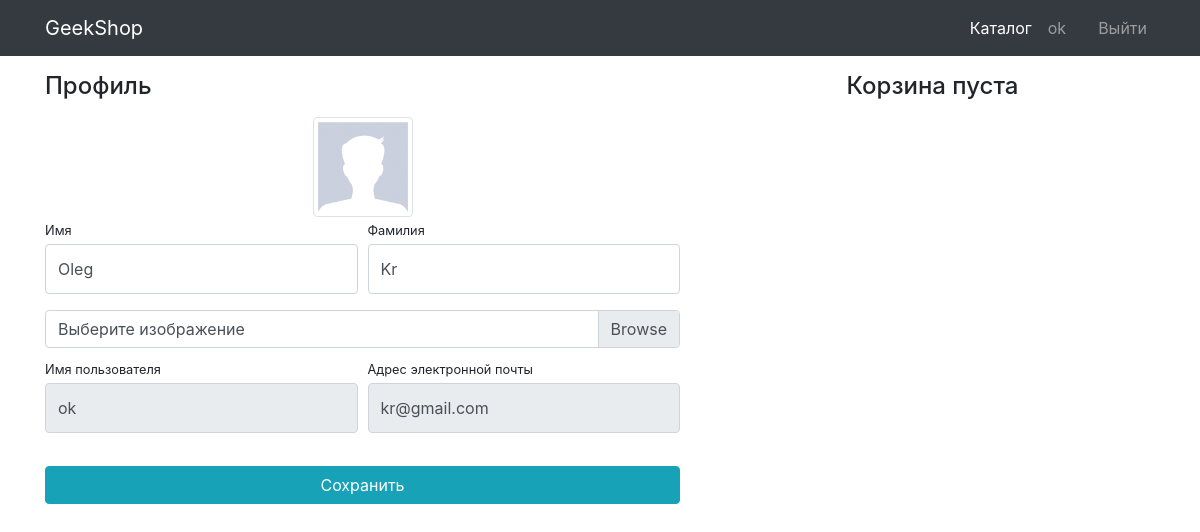
/users/profile/ (signed in), run on the app's committed database.
### users/models.py (models this page shows)
class User(AbstractUser):
    image = models.ImageField(upload_to='users_image', blank=True)

### users/views.py (the view, shortened to what this page needs)
# urls.py: path('profile/', ProfileFormView.as_view(), name='profile'),
class ProfileFormView(UpdateView, BaseClassContextMixin, UserDispatchMixin):
    model = User
    form_class = UserProfileForm
    template_name = 'users/profile.html'
    success_url = reverse_lazy('users:profile')
    title = 'Geekshop - Профайл'
    def get_object(self, queryset=None):
        return get_object_or_404(User, pk=self.request.user.pk)
    def get_context_data(self, **kwargs):
        context = super(ProfileFormView, self).get_context_data(**kwargs)
        context['baskets'] = Basket.objects.filter(user=self.request.user)
        return context

### users/forms.py (shortened to what this page needs)
class UserProfileForm(UserChangeForm):
    class Meta:
        image = forms.ImageField(widget=forms.FileInput(), required=False)
        model = User
        fields = ('username', 'email', 'first_name', 'last_name', 'image')
    def __init__(self,*args,**kwargs):
        super(UserProfileForm, self).__init__(*args,**kwargs)
        self.fields['username'].widget.attrs['readonly'] = True
        self.fields['email'].widget.attrs['readonly'] = True
        for field_name, field in self.fields.items():
            field.widget.attrs['class'] = 'form-control py-4'
        self.fields['image'].widget.attrs['class'] = 'custom-file-input'

### geekshop/mixin.py (called while the page is built)
    def get_context_data(self, **kwargs):
        context = super(BaseClassContextMixin, self).get_context_data(**kwargs)
        context['title'] = self.title
        return context

    @method_decorator(user_passes_test(lambda u: u.is_authenticated))
    def dispatch(self, request, *args, **kwargs):
        return super(UserDispatchMixin, self).dispatch(request, *args, **kwargs)

### users/templates/users/profile.html (shortened to what this page needs)
{% extends 'products/base.html' %}
{% load static %}
{% block css %}
    <link href="{% static 'css/profile.css' %}" rel="stylesheet">
{% endblock %}
{% block content %}
    <div class="container">
        <div class="row">
            <div class="col-lg-7">
                <h4 class="mt-3 mb-3">Профиль</h4>
                <div class="col-lg-12 text-center">
                    <img width="100" height="100"
                         src="{% if user.image %} {{ user.image.url }} {% else %} {% static 'vendor/img/users/default_avatar.jpg' %} {% endif %}"
                         class="img-thumbnail">
                </div>
                <form action="{% url 'users:profile' %}" method="post" enctype="multipart/form-data">
                    <div class="form-row">
                        <div class="col-lg-6">
                            <div class="form-group">
                                <label class="small mb-1" for="{{ form.first_name.id_for_label }}">Имя</label>
                                {{ form.first_name }}
                            </div>
                        </div>
                        <div class="col-lg-6">
                            <div class="form-group">
                                <label class="small mb-1" for="{{ form.last_name.id_for_label }}">Фамилия</label>
                                {{ form.last_name }}
                            </div>
                        </div>
                    </div>
                    <div class="form-row mb-2">
                        <div class="col-lg-12">
                            <div class="custom-file">
                                <label class="custom-file-label" for="{{ form.image.id_for_label }}">Выберите
                                    изображение</label>
                            </div>
                        </div>
                    </div>
                    <div class="form-row">
                        <div class="col-lg-6">
                            <label class="small mb-1" for="{{ form.username.id_for_label }}">Имя пользователя</label>
                            {{ form.username }}
                        </div>
                        <div class="col-lg-6">
                            <label class="small mb-1" for="{{ form.email.id_for_label }}">Адрес электронной
                                почты</label>
                            {{ form.email }}
                        </div>
                    </div>
                    <div class="form-row">
                        <div class="col-lg-12" style="margin-top: 33px;">
                            <input class="btn btn-info btn-block" type="submit" value="Сохранить">
                        </div>
                    </div>
                </form>
            </div>
            <div class="col-lg-5">
                {% include 'baskets/baskets.html' %}
            </div>
        </div>
    </div>
{% endblock %}

### products/templates/products/base.html (shortened to what this page needs)
{% load static %}
<!DOCTYPE html>
<html lang="en">
<head>
    <link href="{% static 'vendor/bootstrap/css/bootstrap.min.css' %}" rel="stylesheet">
    {% block css %}
    {% endblock %}
</head>
<body>
<nav class="navbar navbar-expand-lg navbar-dark bg-dark fixed-top">
    <div class="container">
        <a class="navbar-brand" href="{% url 'index' %}">GeekShop</a>
        <div class="collapse navbar-collapse" id="navbarResponsive">
            <ul class="navbar-nav ml-auto">
                <li class="nav-item active">
                    <a class="nav-link" href="{% url 'products:index' %}">Каталог </a>
                </li>
                {% if not user.is_authenticated %}
                    <li class="nav-item">
                        <a class="nav-link" href="{% url 'users:login' %}">Войти <i class="fas fa-sign-in-alt"></i></a>
                    </li>
                {% else %}
                    <li class="nav-item">
                        <a class="nav-link" href="{% url 'users:profile' %}">{{ user.username }}
                        </a>
                    </li>
                    <li class="nav-item">
                        <a class="nav-link" href="{% url 'admins:index' %}">
                        </a>
                    </li>
                    <li class="nav-item">
                        <a class="nav-link" href="{% url 'users:logout' %}">Выйти </a>
                    </li>
                {% endif %}
            </ul>
        </div>
    </div>
</nav>
{% block content %}
{% endblock %}
</body>
</html>

### static/css/profile.css (style rules this page uses)
body { padding-top: 56px; }

### data on the page
User: username "ok", first_name "Oleg", last_name "Kr", email "kr@gmail.com"
